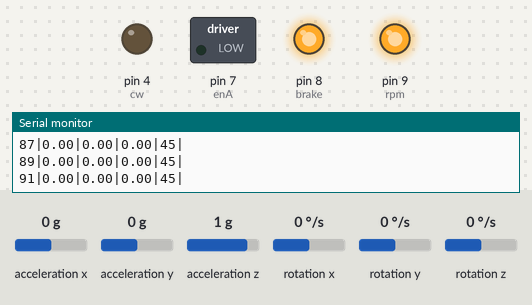
Simulated run of this sketch. Board: Arduino Mega 2560, built with avr-gcc and run on an emulated ATmega2560. Parts: switched loads named in the sketch (green lamp = pin HIGH), output pins drawn as LEDs (lit = HIGH), the last lines printed to the serial monitor. The test bench sets the inputs (shaded band); at power-on: acceleration y 0 g, acceleration x 0 g, acceleration z 1 g, rotation x 0 °/s, rotation y 0 °/s, rotation z 0 °/s.

Above: at 1.2 s.
1.3 s: acceleration y set to -1.4 g
At 1.9 s:
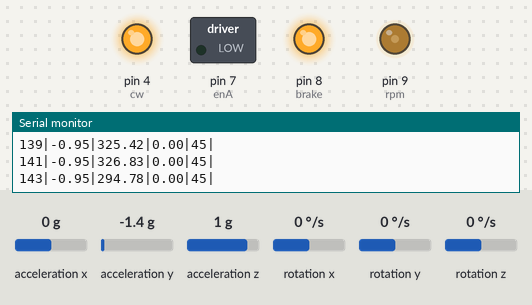
4.3 s: acceleration x set to -1.4 g
At 6.84 s:
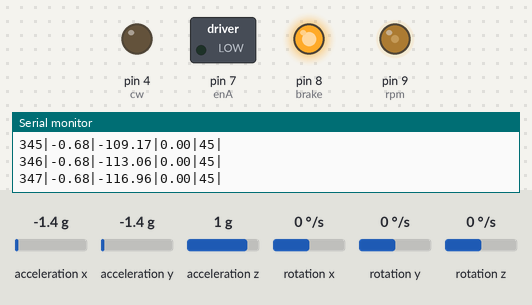
7.3 s: acceleration y set to 0 g
8.8 s: acceleration y set to -0.8 g
At 11.36 s:
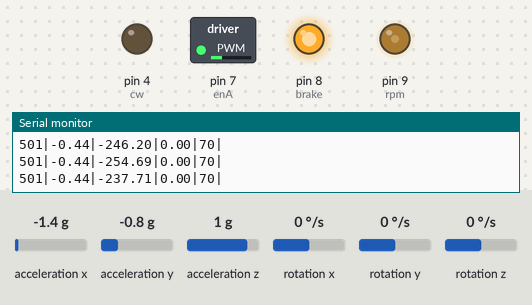
11.8 s: acceleration x set to -0.8 g
14.8 s: acceleration z set to 0 g
Timing chart, 0 to 17.8 s (numbered marks = the images above; inputs shaded):
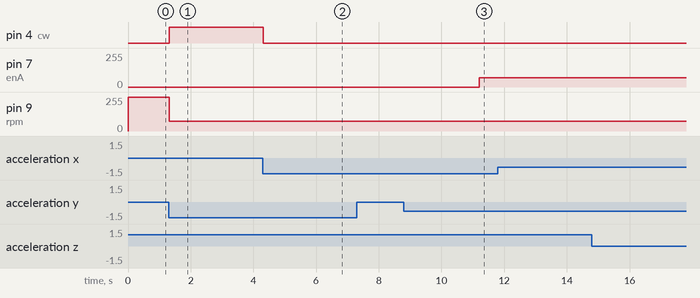

Measured:
- after the input at 1.3 s, pin 4 (cw): LOW → HIGH at once; pin 9 (rpm): 255/255 → 75/255 at once
- after the input at 4.3 s, pin 4 (cw): HIGH → LOW after 0.02 s instead of 3.0 s; pin 9 (rpm): stays 75/255 (without the input it goes to 225/255 after 3.0 s)

The sketch:

2996_Task4B.ino
```cpp
/* ----------------------------------------------------------------
 *
 *  eYRC 22 - e-Yantra 2022-23
 *
 *  Theme - Delivery Bike
 *  Stage - 2
 *
 *  Task - 4B
 *
 *  Team ID : 2996
 *
 *  Team Leader Name: Janhavi Deshpande
 *  Team Member Name: Aryan S. Shah, Vedant R. Nimje, Vaidic Gupta
 *
 *
 *  ----------------------------------------------------------------
*/


#include "Wire.h"
#include <MPU6050_light.h>
#include <math.h>


MPU6050 mpu(Wire);

// count: number of times the void loop() has run upto value 500
// init_sum: offset of MPU6050 at the start
int count = 0;
float init_sum = 0;

// x: Angular deviation (roll : along X-Axis) obtained from MPU6050, in degrees
float x=0.0;

// x1: Angular deviation in radians, which is required in Calculations
// Angular deviation in degrees received from MPU6050 is converted to radians
float x1 = 0.0;

// prev_x: Angular deviation of DB in previous timestep
float prev_x = 0.0;

// x_dot: Angular velocity of DB
float x_dot = 0.0;

//Variables for determining time step
// curr_time: Time in milliseconds from when the board started
// prev_time: 'curr_time' in previous time step
// elapsed_time: Time step
float prev_time = 0, curr_time = 0, elapsed_time = 0;

//pwm: PWM frequency for NIDEC motor
float pwm = 0;

//prev_pwm: PWM frequency of previous time step
float prev_pwm = 0;

//sendpwm: PWM frequency to be sent to NIDEC motor, rounded from 'pwm'
int sendpwm = 0;

//k[4]: K matrix, obtained from Octave modelling
float k[4] = {-141.9571, -9.7135, -0.6086, -0.6923};

// Sending Rear BO Motor PWM
int send_rear = 45;


//Pin Definition Declarations for NIDEC Motor on eYFi-Mega
#define brake         8  //brake=0, go=1                    Green Wire(NIDEC Motor)
#define cw            4  //cw=1, ccw=0                      Orange Wire(NIDEC Motor)
#define rpm           9  //PWM=255=stop, PWM=0=max_speed    Yellow Wire(NIDEC Motor)

// Pin Definition Declarations for DC Motor on eYFi-Mega
#define enA           7     // PWM Pin: BO Motor
#define in1           22    // GPIO Pin1 for BO Motor
#define in2           23    // GPIO Pin2 for BO Motor


/////////////NIDEC Motor//////////////

// Function name: nidec_motor_init()
// Logic: To initlialise the NIDEC motor
// Eg call: nidec_motor_init();
void nidec_motor_init()
{
  pinMode(brake, OUTPUT);
  pinMode(cw, OUTPUT);
  pinMode(rpm, OUTPUT);

  digitalWrite(brake, HIGH);  //go=1
  digitalWrite(cw, LOW);      //direction ccw
  analogWrite(rpm, 255);
}

// Function name: nidec_motor_control(int pwm)
// Input: pwm - PWM frequency to be sent to the NIDEC motor
// Logic: Sends the required PWM to the NIDEC motor
// Eg call: nidec_motor_control(100);
void nidec_motor_control(int pwm)
{
  if (pwm < 0)
  { digitalWrite(cw, HIGH);
    pwm = -pwm;}
  else { digitalWrite(cw, LOW); }
  analogWrite(rpm, 255 - pwm);
}

//Function name: nidec_motor_brake()
//Logic: Stalls the NIDEC motor
//Eg call: nidec_motor_brake();
void nidec_motor_brake()
{
  digitalWrite(brake, LOW);  //go=1
  analogWrite(rpm, 255);
}
//////////////////////////////////////


/////////////Timer1 ISR for IMU///////
void timer1_init()
{
    cli(); //Clears the global interrupts
    TIMSK1 = 0x01; //timer5 overflow interrupt enable
    TCCR1B = 0x00; //stop
    TCNT1H = 0xA2; //Counter higher 8 bit value
    TCNT1L = 0x3F; //Counter lower 8 bit value
    TCCR1A = 0x00;
    TCCR1C = 0x00;
    TCCR1B = 0x02; //start Timer, prescaler 8
    sei();   //Enables the global interrupts
}

// Sends timely interrupts to the MPU6050, for sending the angular deviation
ISR (TIMER1_OVF_vect)
{
    sei();
    TCNT1H = 0xA2; //Counter higher 8 bit value
    TCNT1L = 0x3F; //Counter lower 8 bit value
    mpu.update();
    cli();
    x=mpu.getAngleX();
}
//////////////////////////////////////

/////////////DC Motor//////////////

//Function name: dc_motor_init()
//Description: Used for initlialising the DC motor
// Eg call: dc_motor_init();
void dc_motor_init()
{
  pinMode(enA, OUTPUT);
  pinMode(in1, OUTPUT);
  pinMode(in2, OUTPUT);

  //Turn off motors - Initial state
  digitalWrite(in1, LOW);
  digitalWrite(in2, LOW);
}

//Function name: dc_motor_forward(int enablePWM)
//Input: enablePWM - Represents the PWM to be given to the DC motor
//Description: Used for giving PWM frequency to the DC motor, and moves it in forward direction
// Eg call: dc_motor_forward(100);
void dc_motor_forward(int enablePWM)
{
  analogWrite(enA, enablePWM);
  digitalWrite(in1, LOW);
  digitalWrite(in2, HIGH);
}

//Function name: dc_motor_backward(int enablePWM)
//Input: enablePWM - Represents the PWM to be given to the DC motor
//Description: Used for giving PWM frequency to the DC motor, and moves it in backward direction
// Eg call: dc_motor_backward(100);
void dc_motor_backward(int enablePWM)
{
  analogWrite(enA, enablePWM);
  digitalWrite(in1, HIGH);
  digitalWrite(in2, LOW);
}
//////////////////////////////////////


//Function name: setup()
//Logic: Initialises the MPU6050 and the NIDEC motor

void setup()
{
  Serial.begin(9600);
  Wire.begin();

  byte status = mpu.begin();
  Serial.print(F("MPU6050 status: "));
  Serial.println(status);
  while(status!=0){ } // stop everything if could not connect to MPU6050
  Serial.println("MPU begin done!\n");

  Serial.println("Begin Device initialization:\n");
  nidec_motor_init();
  Serial.println("NIDEC initialized\n");
  timer1_init();
  Serial.println("Timer initialized\n");
}


// Main loop function
void loop()
{
  // Loop for getting the initial offset of MPU6050
  // We take values between 100 and 200 as initial values has some erroneous values
  if(count < 201)
  {
    if (count < 200 and count > 100){
      init_sum += (x*3.14159/180);
      //return;
    }
    count++;
  }
  curr_time = millis();
  elapsed_time = ((curr_time - prev_time)*0.1);


  x1 = ((x*3.14159)/180); //Converts x (in degrees) to radians
  x_dot = (x1 - prev_x)/elapsed_time; // Calculation of x_dot (angular deviation rate)
  float u = (k[0]*(x1 - (init_sum/50)) + k[1]*x_dot); // u = -K*x, from LQR controller

  pwm = (1.305*u*elapsed_time); // Multiplied by 'elapsed_time' to convert required torque to PWM frequency

  sendpwm = round(pwm); //Round PWM frequency since we can only give 'int' PWM frequency

  // Loop to increase response when bike tilts beyond a certain threshold
  if((x1 - (init_sum/50)) > 0.05)
  {
     nidec_motor_control(180);
  }
  else if((x1 - (init_sum/50)) < -0.05)
  {
     nidec_motor_control(-180);
  }

  //If-else ladder for limiting sent PWM value
  if (sendpwm > 255){
    sendpwm = 255;
  }
  else if (sendpwm < -255){
    sendpwm = -255;
  }

  //Debugging - to print on Serial Monitor
  Serial.print(count);
  Serial.print("|");
  Serial.print(x1);
  Serial.print("|");
  Serial.print(pwm);
  Serial.print("|");
  Serial.print(x_dot);
  Serial.print("|");

  nidec_motor_control(sendpwm);      // Send PWM Value to Nidec Motpr

  // Code to First do Self-balancing at place and then start moving
  if (count > 500)
  {
      send_rear = 70;
      dc_motor_forward(send_rear);  // Send PWM Value to Rear BO Motor
  }
  else
  {
    count++;
  }

  //Debugging - to print on Serial Monitor
  Serial.print(send_rear);
  Serial.println("|");

  //Assigning values from previous time step
  prev_time = curr_time;
  prev_x = x1;
  prev_pwm = pwm;


}
```
